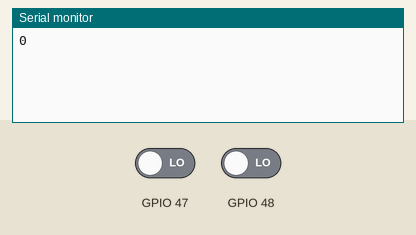
This program was run on a simulated ESP32-S3. Shown: the last lines printed to the serial monitor. Inputs (shaded band) come from the test bench; at power-on: GPIO 47 LOW, GPIO 48 LOW.

Above: at 1.2 s.
1.3 s: GPIO 47 driven HIGH
At 1.6 s:
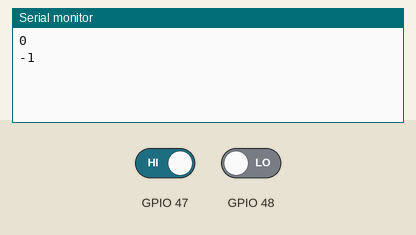
2.8 s: GPIO 48 driven HIGH
At 4.0 s:
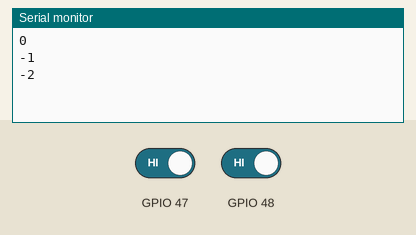
4.3 s: GPIO 47 driven LOW
At 5.1 s:
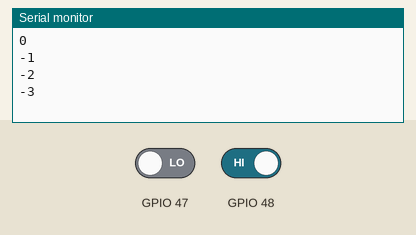
5.8 s: GPIO 48 driven LOW
At 6.3 s:
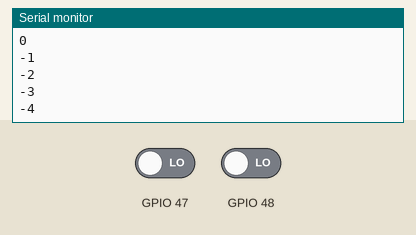
Timing chart, 0 to 8.3 s (numbered marks = the images above; inputs shaded):
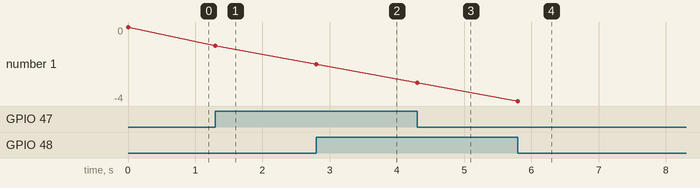

Measured:
- after the input at 1.3 s, the serial monitor: prints a new line at once (image 1)
- after the input at 2.8 s, the serial monitor: prints a new line at once (image 2)
- after the input at 4.3 s, the serial monitor: prints a new line at once (image 3)
- after the input at 5.8 s, the serial monitor: prints a new line at once (image 4)
- plotted number 1: 0 → -1 after the input at 1.3 s, -1 → -2 after the input at 2.8 s, -2 → -3 after the input at 4.3 s, -3 → -4 after the input at 5.8 s

The program:

main.cpp
```cpp
#include <Arduino.h>

#define enM2A 7
#define enM2B 15

const int8_t tabelaTransicao[4][4] = {
    {0, 1, -1, 0},
    {-1, 0, 0, 1},
    {1, 0, 0, -1},
    {0, -1, 1, 0}
    // VALOR ATUAL

};

#define pinMotor0 14

void setup()
{
    Serial.begin(9600);
    pinMode(48, INPUT);
    pinMode(47, INPUT);
}

void loop()
{

    bool estadoAtualA = gpio_get_level((gpio_num_t)48);
    bool estadoAtualB = gpio_get_level((gpio_num_t)47);

    int estadoAtualEncoder = ((estadoAtualA << 1) | estadoAtualB);

    static int estadoAnteriorEncoder = 3;
    static int contador = 0;
    static int acumuladorMovimento = 0;

    if (estadoAtualEncoder != estadoAnteriorEncoder)
    {
        acumuladorMovimento += tabelaTransicao[estadoAtualEncoder][estadoAnteriorEncoder];
        estadoAnteriorEncoder = estadoAtualEncoder;
        Serial.println(acumuladorMovimento);
    }
}
```
